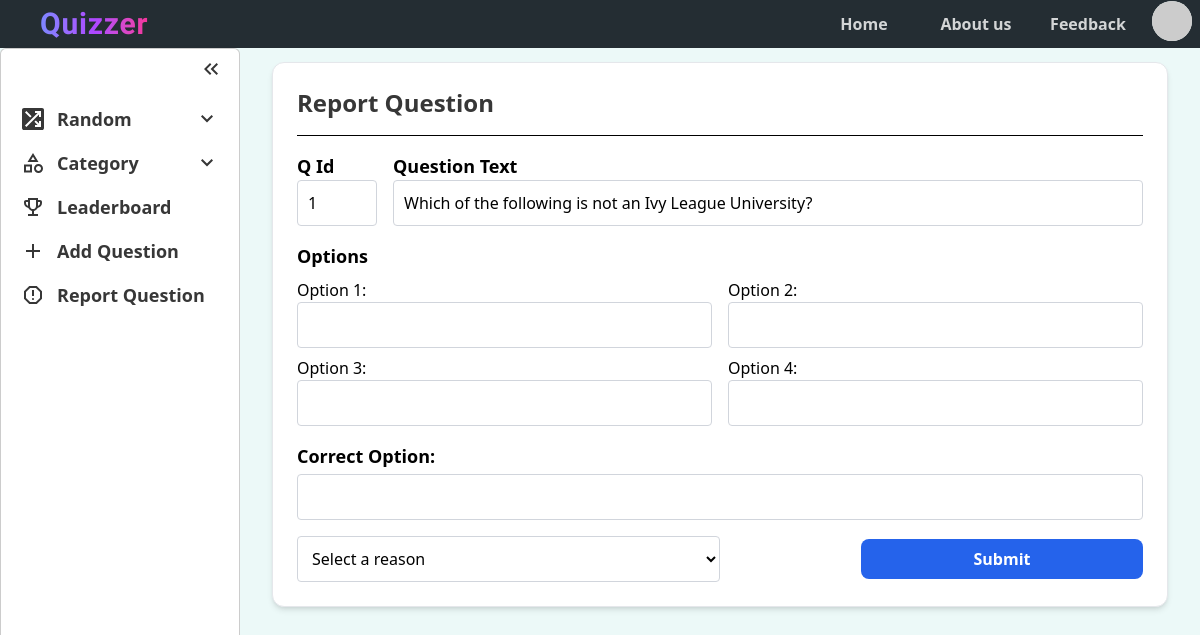
The page /question/report_question/1 (signed in) on the database its author committed.
### quizzer/model/question.py (models this page shows)
class Question(db.Model):
    __tablename__ = 'Question'
    id = db.Column(db.Integer, primary_key=True)
    question_text = db.Column(db.String(200), nullable=False ,unique=True)
    option_a=db.Column(db.String(80), nullable=False)
    option_b=db.Column(db.String(80), nullable=False)
    option_c=db.Column(db.String(80), nullable=False)
    option_d=db.Column(db.String(80), nullable=False)
    correct_option=db.Column(db.String(80), nullable=False)
    user_id=db.Column(db.Integer,db.ForeignKey('User.id',ondelete='SET NULL'))
    category_id = db.Column(db.Integer, db.ForeignKey('Category.id'))
    category = relationship("Category", back_populates="questions")

### quizzer/question/question_routes.py (the view)
@question.route('/report_question/<int:id>')
@question.route('/report_question',methods=['POST','GET'])
@login_required
def report_question(id=None):
    if request.method=='POST':
        question_id=request.form.get('q_id')
        question_text=request.form.get('q_text')
        reason=request.form.get('reason')
        set_question_report(user_id=current_user.id,question_id=question_id,reason=reason,question_text=question_text)
    question=get_question_by_id(id)
    return render_template("report_question.html",question=question)

### quizzer/__init__.py (called while the page is built)
def create_app():
    app = Flask(__name__, static_folder='static', template_folder='templates')
    app.config.from_pyfile('config.py')
    db.init_app(app)
    mail.init_app(app)
    login_manager.init_app(app)
    login_manager.login_view = 'auth.login'
    @login_manager.user_loader
    def load_user(id):
        return User.query.get(int(id))
    register_blueprints(app)
    with app.app_context():
         db.create_all()
    return app

### quizzer/question/question_services.py (called while the page is built)
def get_question_by_id(id):
    question=Question.query.filter_by(id=id).first()
    return question

### quizzer/templates/report_question.html (shortened to what this page needs)
{%extends 'base.html'%} {%block title%}Report Question{%endblock%} {%block content%}
<main class="w-full min-h-screen bg-base-b flex justify-center overflow-auto">
    <div class="w-full h-fit max-w-4xl bg-secondary-b border mt-3.5 border-gray-200 rounded-xl shadow-md p-4 md:p-6">
        <h2 class="text-2xl font-bold text-base-t mb-4">Report Question</h2>
        <hr class="mb-4" />
        <form action="{{ url_for('question.report_question') }}" method="POST" class="space-y-4">
            <div class="flex flex-col md:flex-row md:space-x-4">
                <div class="mb-4 md:mb-0">
                    <label for="q-id" class="block text-lg font-bold">Q Id</label>
                    <input type="text" name="q_id" id="q-id" value="{{question.id}}" placeholder="Id"
                        class="w-20 p-2.5 rounded bg-white border border-gray-300 focus:outline-none focus:ring-2 focus:ring-blue-400" />
                </div>
                <div class="flex-grow">
                    <label for="q-text" class="block text-lg font-bold">Question Text</label>
                    <input name="q_text" id="q-text" placeholder="Question text" value="{{question.question_text}}"
                        class="w-full p-2.5 rounded bg-white border border-gray-300 focus:outline-none focus:ring-2 focus:ring-blue-400" />
                </div>
            </div>
            <div>
                <label class="block text-lg font-bold mb-2">Options</label>
                <div class="space-y-2">
                    <div class="flex flex-col md:flex-row md:space-x-4">
                        <div class="flex-1">
                            <label class="block">Option 1:</label>
                            <input type="text" name="option1"
                                class="w-full p-2.5 bg-white rounded border border-gray-300" />
                        </div>
                        <div class="flex-1">
                            <label class="block">Option 2:</label>
                            <input type="text" name="option2"
                                class="w-full p-2.5 bg-white rounded border border-gray-300" />
                        </div>
                    </div>
                    <div class="flex flex-col md:flex-row md:space-x-4">
                        <div class="flex-1">
                            <label class="block">Option 3:</label>
                            <input type="text" name="option3"
                                class="w-full p-2.5 bg-white rounded border border-gray-300" />
                        </div>
                        <div class="flex-1">
                            <label class="block">Option 4:</label>
                            <input type="text" name="option4"
                                class="w-full p-2.5 bg-white rounded border border-gray-300" />
                        </div>
                    </div>
                </div>
            </div>
            <div>
                <label class="block text-lg font-bold">Correct Option:</label>
                <input type="text" name="correct_option"
                    class="w-full p-2.5 bg-white rounded border border-gray-300 mt-1 focus:outline-none focus:ring-2 focus:ring-blue-400" />
            </div>
            <div class="flex flex-col md:flex-row items-center justify-between gap-3">
                <select name="reason" class="w-full md:w-1/2 p-2.5 bg-white border border-gray-300 rounded">
                    <option disabled selected>Select a reason</option>
                </select>
                <input type="submit" value="Submit"
                    class="w-full md:w-1/3 bg-accent text-white py-2 px-4 rounded-lg font-semibold hover:bg-blue-600 transition duration-300" />
            </div>
        </form>
    </div>
</main>
{%endblock%}

### rows shown on the page
Question: q_id "1", q_text "Which of the following is not an Ivy League University?"
